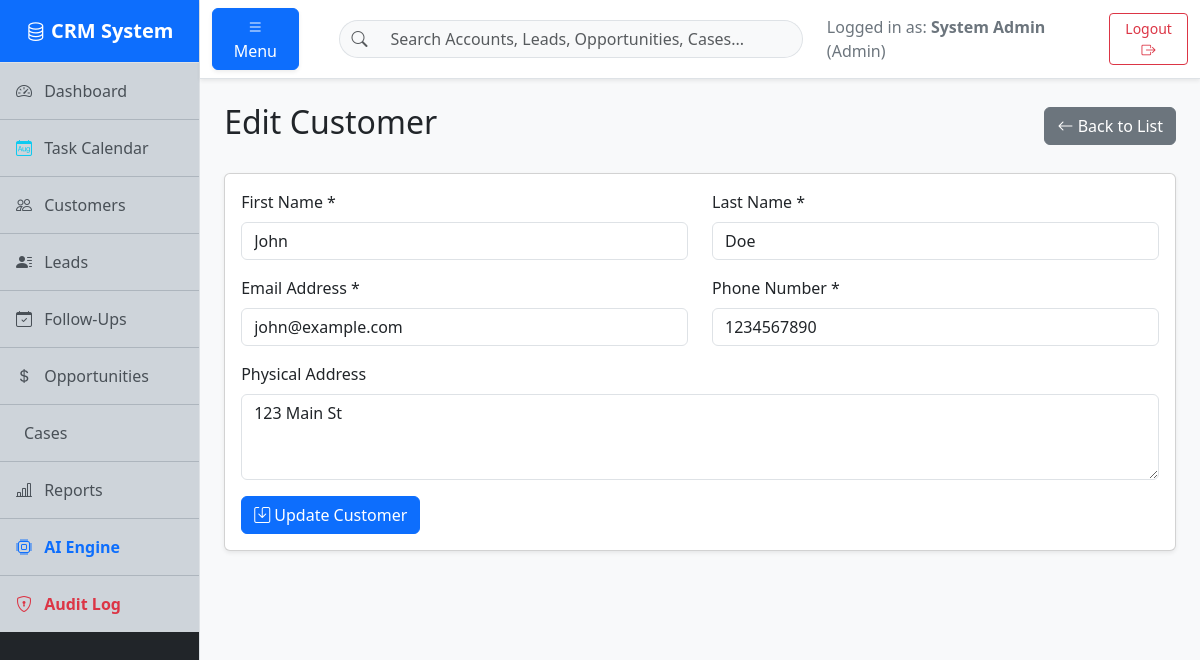
The page /pages/customer_edit.php?id=1 (signed in) on the database its author committed.
### tables this page shows
CREATE TABLE IF NOT EXISTS Customers (
    id INT AUTO_INCREMENT PRIMARY KEY,
    first_name VARCHAR(50) NOT NULL,
    last_name VARCHAR(50) NOT NULL,
    email VARCHAR(100) NOT NULL UNIQUE,
    phone VARCHAR(20) NOT NULL,
    address TEXT,
    created_at TIMESTAMP DEFAULT CURRENT_TIMESTAMP
);

### pages/customer_edit.php (the view, shortened to what this page needs)
<?php
require '../config/db.php';
include '../includes/header.php';
$id = $_GET['id'] ?? 0;
$stmt = $pdo->prepare("SELECT * FROM Customers WHERE id = ?");
$stmt->execute([$id]);
$customer = $stmt->fetch();
?>
<div class="d-flex justify-content-between align-items-center mb-4">
    <h2>Edit Customer</h2>
    <a href="customers.php" class="btn btn-secondary"><i class="bi bi-arrow-left"></i> Back to List</a>
</div>
<div class="card shadow-sm max-w-lg">
    <div class="card-body">
        <form method="POST" action="">
            <div class="row">
                <div class="col-md-6 mb-3">
                    <label class="form-label">First Name *</label>
                    <input type="text" name="first_name" class="form-control" required value="<?= htmlspecialchars($_POST['first_name'] ?? $customer['first_name']) ?>">
                </div>
                <div class="col-md-6 mb-3">
                    <label class="form-label">Last Name *</label>
                    <input type="text" name="last_name" class="form-control" required value="<?= htmlspecialchars($_POST['last_name'] ?? $customer['last_name']) ?>">
                </div>
            </div>
            <div class="row">
                <div class="col-md-6 mb-3">
                    <label class="form-label">Email Address *</label>
                    <input type="email" name="email" class="form-control" required value="<?= htmlspecialchars($_POST['email'] ?? $customer['email']) ?>">
                </div>
                <div class="col-md-6 mb-3">
                    <label class="form-label">Phone Number *</label>
                    <input type="text" name="phone" class="form-control" required value="<?= htmlspecialchars($_POST['phone'] ?? $customer['phone']) ?>">
                </div>
            </div>
            <div class="mb-3">
                <label class="form-label">Physical Address</label>
                <textarea name="address" class="form-control" rows="3"><?= htmlspecialchars($_POST['address'] ?? $customer['address']) ?></textarea>
            </div>
            <button type="submit" class="btn btn-primary"><i class="bi bi-save"></i> Update Customer</button>
        </form>
    </div>
</div>
<?php include '../includes/footer.php'; ?>

### css/style.css (style rules this page uses)
body { background-color: #f8f9fc; }

### rows shown on the page
customers: first_name "John", last_name "Doe", email "john@example.com", phone "1234567890", address "123 Main St"

### other values the page prints
$_SESSION['user_name'] "System Admin"
$_SESSION['user_role'] "Admin"
